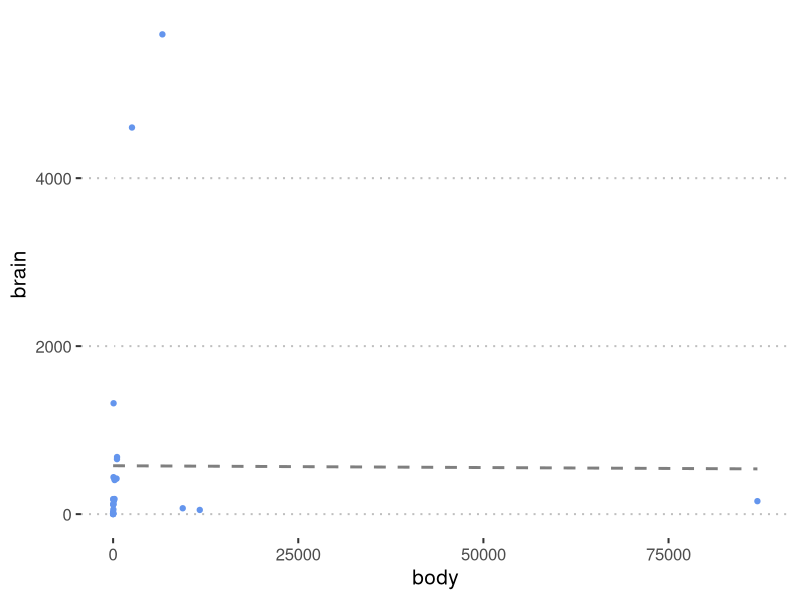
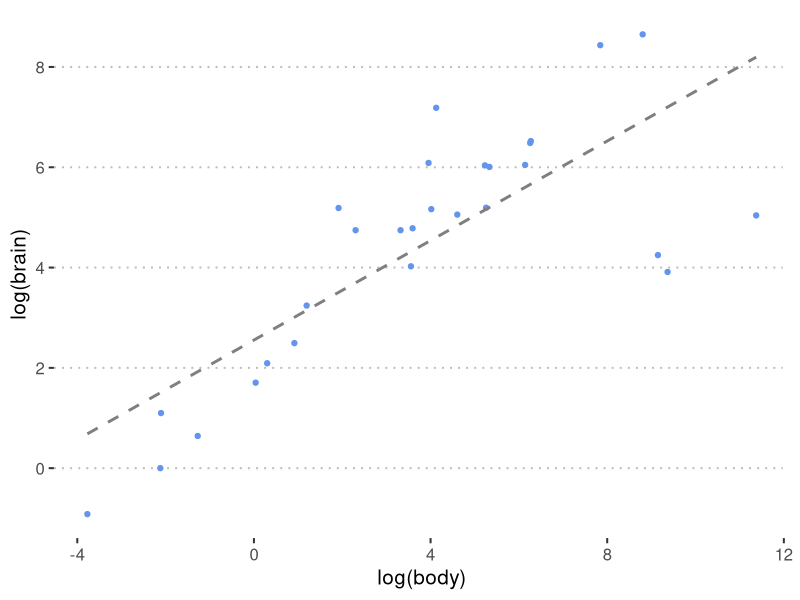
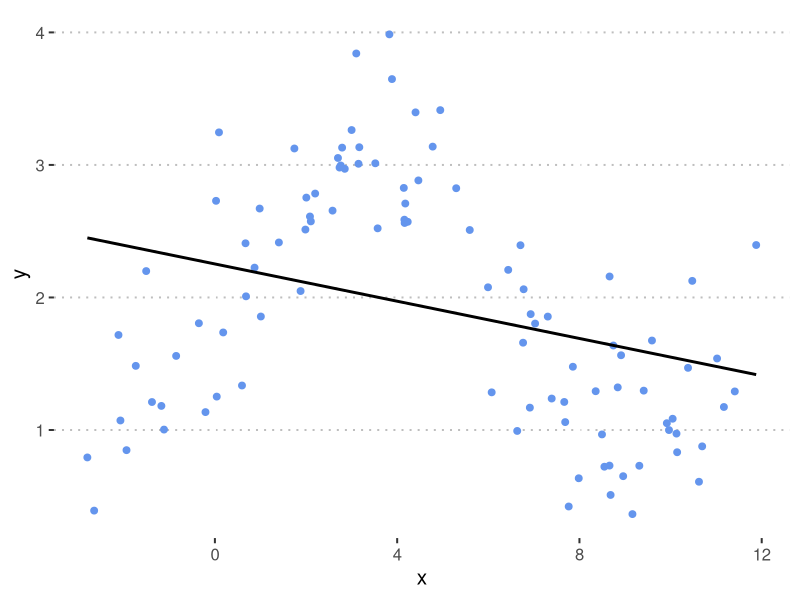
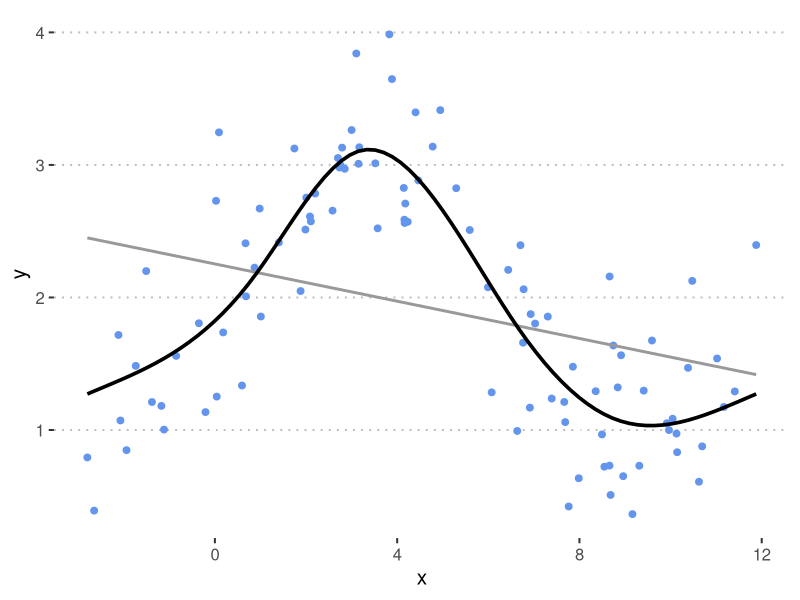
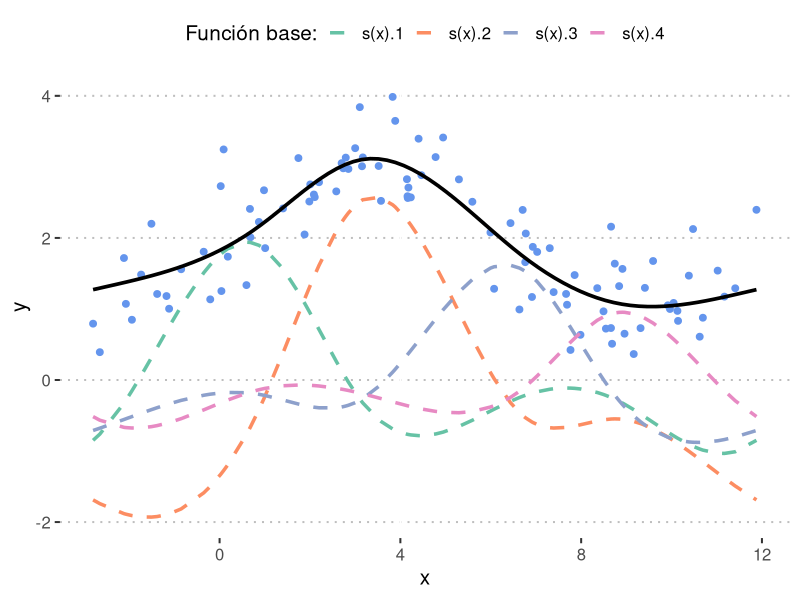
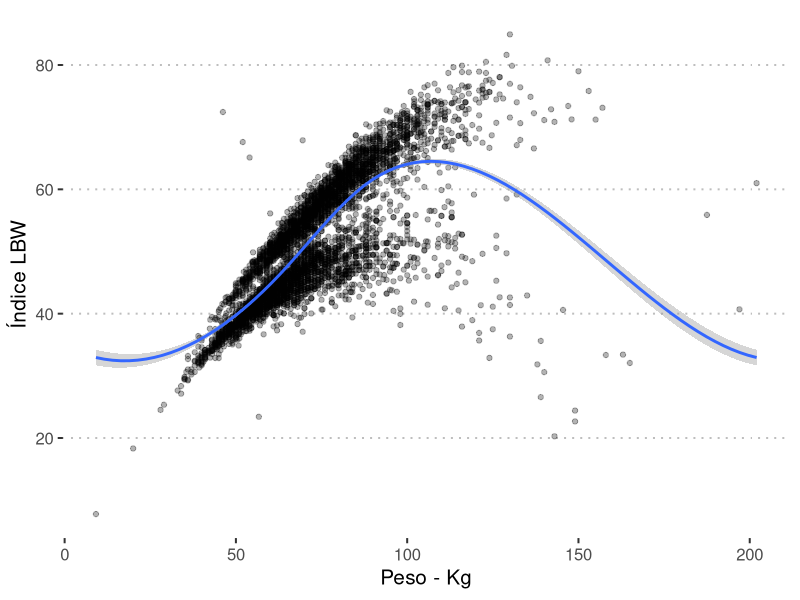
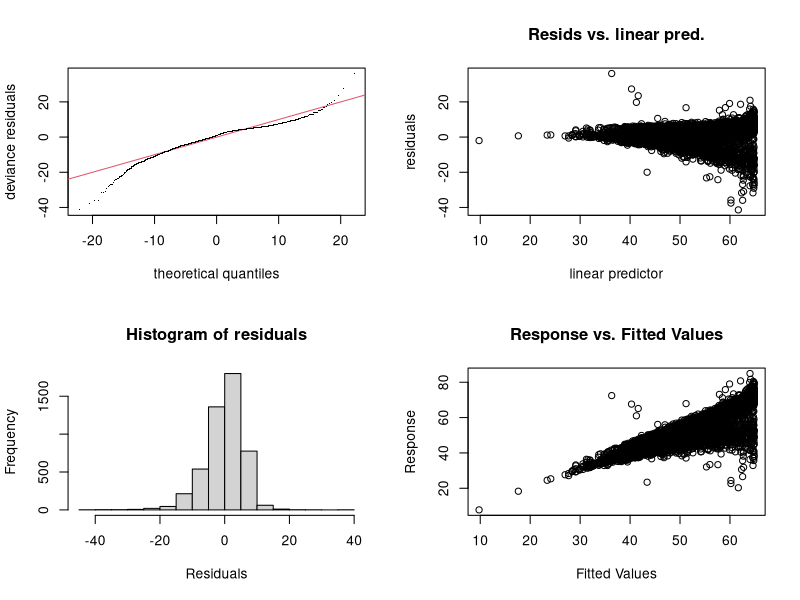
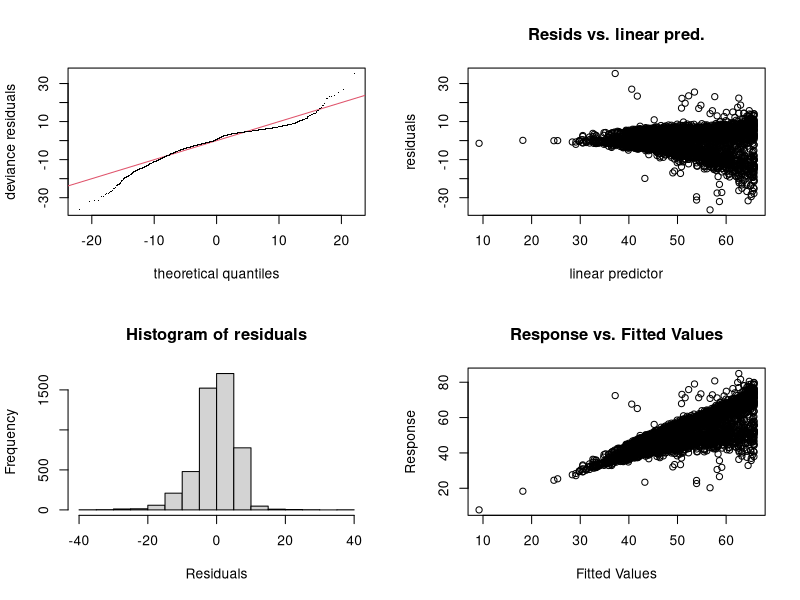

Reproduce these figures in R, in order.
#####################################################################################
## Guion para explicar los comandos para ejecutar modelos GAM
## Verificar sobre ajuste y entender el modelo en si
#####################################################################################

library(mgcv)
library(data.table)
library(tidyverse)
library(ggpubr)

theme_set(ggpubr::theme_pubclean(base_size = 15)) # Load theme

# Qué es una transformación

MASS::Animals %>%
  ggplot(., aes(body, brain)) +
  geom_point(col = "cornflowerblue") +
  stat_smooth(method = "lm", linetype = 2, col = "gray50", se = F)

MASS::Animals %>%
  ggplot(., aes(log(body), log(brain))) +
  geom_point(col = "cornflowerblue") +
  stat_smooth(method = "lm", linetype = 2, col = "gray50", se = F)

# Sección 1: Relaciones no lineales --------------------------------------------------------

set.seed(1)
Exm <- data.table(x = runif(100, min = -3, max = 12))
Exm[, y := sin(x/2) + rnorm(100, 0, 0.5) + 2]

ggplot(Exm, aes(x, y)) +
  geom_point(size = 2, col = "cornflowerblue") +
  stat_smooth(method = "lm", se = F, col = "black")

ggplot(Exm, aes(x, y)) +
  geom_point(size = 2, col = "cornflowerblue") +
  stat_smooth(method = "lm", se = F, col = "grey60") +
  stat_smooth(method = "gam", formula = y ~ s(x, k = 6, bs = "cc"),
              se = F, col = "black", size = 1.25)

# Construir modelo aditivo
mtest <- gam(y ~ s(x, k = 6, bs = "cc"), data = Exm)

# Extraer funciones base
m_matrix <- predict(mtest, type = "lpmatrix")
m_matrix <- m_matrix %*% diag(coef(mtest) + 1.737) # Escalar con el coneficiente y el intercepto

# Reformatear funciones base
m_matrix <- data.table(m_matrix) 
setnames(m_matrix, names(coef(mtest)))
m_matrix[, x := Exm$x]
m_matrix <- m_matrix %>%
  melt.data.table(., id.vars = "x", value.name = "y")

# Representar
ggplot(m_matrix[!variable == "(Intercept)"]) +
  geom_point(data = Exm, aes(x = x, y = y), size = 2, col = "cornflowerblue") +
  geom_line( aes(x = x, y = y, col = variable), size = 1.2, linetype = 2) +
  stat_smooth(data = Exm, aes(x = x, y = y),
              method = "gam", formula = y ~ s(x, k = 6, bs = "cc"),
              se = F, col = "black", size = 1.25) +
  scale_color_brewer(palette = "Set2", name = "Función base:")

# Sección 2: Ejemplo de modelo aditivo ----------------------------------------------

d <- fread("Datasets/BrownFat_2011.csv")
d[, Cancer_Status := as.factor(Cancer_Status)]
d[, Sex := as.factor(Sex)]

ggplot(d, aes(x = Weight , y = LBW)) +
  geom_point(alpha = 0.3) +
  scale_color_brewer(palette = "Set1", name = "Género:") +
  stat_smooth(method = "gam", formula = y ~ s(x, k = 3, bs = "cc")) +
  labs(x = "Peso - Kg", y = "Índice LBW")

m0 <- lm(LBW ~ Weight, data = d)

m1 <- gam(LBW ~ s(Weight , k = 3), data = d, 
          method = "REML")

# Verificar el modelo

gam.check(m1)

# Ajustar numero de nodos

m1.2 <- gam(LBW ~ s(Weight , k = 9), data = d, 
            method = "REML")
gam.check(m1.2)

# Representación final

ggplot(d, aes(x = Weight , y = LBW, col = Sex)) +
  geom_point(alpha = 0.3) +
  scale_color_brewer(palette = "Set1", name = "Género:") +
  stat_smooth(method = "gam", formula = y ~ s(x, k = 9, bs = "cc")) +
  labs(x = "Peso - Kg", y = "Índice LBW")

m1.3 <- gam(LBW ~ s(Weight , k = 9) + Sex, data = d, 
            method = "REML")

# Modelo para mostrar el efecto shrinkage o hundimiento

m1.4 <- gam(LBW ~ s(Weight , bs = "ts") + s(Day, bs = "ts"), 
            data = d, method = "REML")
gam.check(m1.4)

# Sección 3: Construcción de modelos mas complejos ------------------------------------

m2 <- gam(LBW ~ s(Weight , bs = "fs",by = Sex) , data = d, 
          method = "REML")

m3 <- gam(LBW ~ s(Weight ) + Height , data = d, 
          method = "REML")

m4 <- gam(LBW ~ s(Weight ) + s(Height) , data = d, 
          method = "REML")

m5 <- gam(LBW ~ s(Weight , Height) + s(Weight ) + s(Height), 
          data = d, method = "REML")

AIC(m1, m2, m3, m4, m5) %>% data.table(., keep.rownames = T) %>% .[order(AIC)]

m6 <- gam(LBW ~ te(Weight , Height) + s(Weight ) + s(Height), 
          data = d, method = "REML")
m7 <- gam(LBW ~ te(Weight , Height, by = Sex) + s(Weight ) + s(Height), 
          data = d, method = "REML")

AIC(m5, m6, m7) %>% data.table(., keep.rownames = T) %>% .[order(AIC)]

# Sección 4: Representación visual del modelo ---------------------------------

par(mfrow=c(1, 3))


# Mostrar los efectos de cada variable
plot(m7,  residuals = T,  all.terms = T, 
     shade = TRUE, shade.col = "gray80",  cex = 0.5, pch = 16,
     cex.main = 1.25, cex.lab = 1.5, cex.axis = 1.5)

# Comparar predicción con valor real

plot(fitted(m7), model.frame(m7)[,1], 
     xlab = "Predicción", ylab = "Real", main = "Respuesta vs Ajuste")
abline(a = 0, b = 1, col = "red", lty = 2)

hist(resid(m7), breaks = 100, 
     border = "gray70", col="cornflowerblue",
     main = "Histograma de errores", xlab = bquote("y"[i]~" - "~hat(y)))

qq.gam(m7, s.rep = 10, rep = 10, cex = 0.5, pch = 16)
par(mfrow=c(1, 1),
    mar = c(5, 5, 5, 5))

# Representar interacci'on entre 2 variables v1 = gráfico de contorno 

vis.gam(m6, too.far = 1,
        plot.type = "contour", main = "Efecto peso-altura sobre LBW",
        cex.main = 1.8, cex.lab = 1.5, cex.axis = 2)

par(mfrow=c(2, 2),
    mar = c(1.8, 1.8, 1.8, 1.8))

for(An in c(0, 45, 90, 135)) {
  vis.gam(m6 , 
          theta = An, color = "topo", plot.type = "persp",
          zlab = "LBW", xlab = "Altura - cm", ylab = "Peso - Kg",
          cex.main = 1.8, cex.lab = 1.5, cex.axis = 2)
  rm(An)
}



